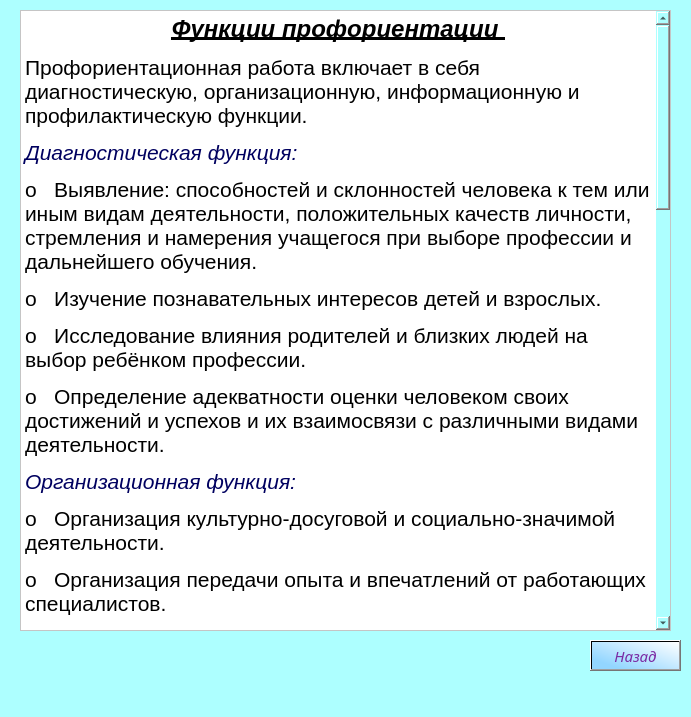
<?xml version="1.0" encoding="UTF-8"?>
<ui version="4.0">
 <class>MainWindow</class>
 <widget class="QMainWindow" name="MainWindow">
  <property name="geometry">
   <rect>
    <x>0</x>
    <y>0</y>
    <width>691</width>
    <height>717</height>
   </rect>
  </property>
  <property name="windowTitle">
   <string>MainWindow</string>
  </property>
  <property name="styleSheet">
   <string notr="true">background-color: rgb(173, 255, 255);
</string>
  </property>
  <widget class="QWidget" name="centralwidget">
   <widget class="QTextBrowser" name="textBrowser">
    <property name="geometry">
     <rect>
      <x>20</x>
      <y>10</y>
      <width>651</width>
      <height>621</height>
     </rect>
    </property>
    <property name="styleSheet">
     <string notr="true">background-color: rgb(255, 255, 255);</string>
    </property>
    <property name="html">
     <string>&lt;!DOCTYPE HTML PUBLIC &quot;-//W3C//DTD HTML 4.0//EN&quot; &quot;http://www.w3.org/TR/REC-html40/strict.dtd&quot;&gt;
&lt;html&gt;&lt;head&gt;&lt;meta name=&quot;qrichtext&quot; content=&quot;1&quot; /&gt;&lt;style type=&quot;text/css&quot;&gt;
p, li { white-space: pre-wrap; }
&lt;/style&gt;&lt;/head&gt;&lt;body style=&quot; font-family:'MS Shell Dlg 2'; font-size:8.25pt; font-weight:400; font-style:normal;&quot;&gt;
&lt;p align=&quot;center&quot; style=&quot; margin-top:12px; margin-bottom:12px; margin-left:0px; margin-right:0px; -qt-block-indent:0; text-indent:0px;&quot;&gt;&lt;span style=&quot; font-family:'Times New Roman,serif'; font-size:18pt; font-weight:600; font-style:italic; text-decoration: underline;&quot;&gt;Функции профориентации&lt;/span&gt;&lt;span style=&quot; font-size:18pt; font-style:italic; text-decoration: underline;&quot;&gt; &lt;/span&gt;&lt;/p&gt;
&lt;p style=&quot; margin-top:12px; margin-bottom:12px; margin-left:0px; margin-right:0px; -qt-block-indent:0; text-indent:0px;&quot;&gt;&lt;span style=&quot; font-family:'Times New Roman,serif'; font-size:16pt;&quot;&gt;Профориентационная работа включает в себя диагностическую, организационную, информационную и профилактическую функции.&lt;/span&gt;&lt;span style=&quot; font-size:16pt;&quot;&gt; &lt;/span&gt;&lt;/p&gt;
&lt;p style=&quot; margin-top:12px; margin-bottom:12px; margin-left:0px; margin-right:0px; -qt-block-indent:0; text-indent:0px;&quot;&gt;&lt;span style=&quot; font-family:'Times New Roman,serif'; font-size:16pt; font-style:italic; color:#00005f;&quot;&gt;Диагностическая функция:&lt;/span&gt;&lt;span style=&quot; font-size:16pt; color:#00005f;&quot;&gt; &lt;/span&gt;&lt;/p&gt;
&lt;p style=&quot; margin-top:12px; margin-bottom:12px; margin-left:0px; margin-right:0px; -qt-block-indent:0; text-indent:0px;&quot;&gt;&lt;span style=&quot; font-family:'Courier New'; font-size:16pt;&quot;&gt;o&lt;/span&gt;&lt;span style=&quot; font-family:'Times New Roman'; font-size:16pt;&quot;&gt;   &lt;/span&gt;&lt;span style=&quot; font-family:'Times New Roman,serif'; font-size:16pt;&quot;&gt;Выявление: способностей и склонностей человека к тем или иным видам деятельности, положительных качеств личности, стремления и намерения учащегося при выборе профессии и дальнейшего обучения. &lt;/span&gt;&lt;/p&gt;
&lt;p style=&quot; margin-top:12px; margin-bottom:12px; margin-left:0px; margin-right:0px; -qt-block-indent:0; text-indent:0px;&quot;&gt;&lt;span style=&quot; font-family:'Courier New'; font-size:16pt;&quot;&gt;o&lt;/span&gt;&lt;span style=&quot; font-family:'Times New Roman'; font-size:16pt;&quot;&gt;   &lt;/span&gt;&lt;span style=&quot; font-family:'Times New Roman,serif'; font-size:16pt;&quot;&gt;Изучение познавательных интересов детей и взрослых.&lt;/span&gt;&lt;span style=&quot; font-size:16pt;&quot;&gt; &lt;/span&gt;&lt;/p&gt;
&lt;p style=&quot; margin-top:12px; margin-bottom:12px; margin-left:0px; margin-right:0px; -qt-block-indent:0; text-indent:0px;&quot;&gt;&lt;span style=&quot; font-family:'Courier New'; font-size:16pt;&quot;&gt;o&lt;/span&gt;&lt;span style=&quot; font-family:'Times New Roman'; font-size:16pt;&quot;&gt;   &lt;/span&gt;&lt;span style=&quot; font-family:'Times New Roman,serif'; font-size:16pt;&quot;&gt;Исследование влияния родителей и близких людей на выбор ребёнком профессии.&lt;/span&gt;&lt;span style=&quot; font-size:16pt;&quot;&gt; &lt;/span&gt;&lt;/p&gt;
&lt;p style=&quot; margin-top:12px; margin-bottom:12px; margin-left:0px; margin-right:0px; -qt-block-indent:0; text-indent:0px;&quot;&gt;&lt;span style=&quot; font-family:'Courier New'; font-size:16pt;&quot;&gt;o&lt;/span&gt;&lt;span style=&quot; font-family:'Times New Roman'; font-size:16pt;&quot;&gt;   &lt;/span&gt;&lt;span style=&quot; font-family:'Times New Roman,serif'; font-size:16pt;&quot;&gt;Определение адекватности оценки человеком своих достижений и успехов и их взаимосвязи с различными видами деятельности.&lt;/span&gt;&lt;span style=&quot; font-size:16pt;&quot;&gt; &lt;/span&gt;&lt;/p&gt;
&lt;p style=&quot; margin-top:12px; margin-bottom:12px; margin-left:0px; margin-right:0px; -qt-block-indent:0; text-indent:0px;&quot;&gt;&lt;span style=&quot; font-family:'Times New Roman,serif'; font-size:16pt; font-style:italic; color:#00005f;&quot;&gt;Организационная функция:&lt;/span&gt;&lt;span style=&quot; font-size:16pt; color:#00005f;&quot;&gt; &lt;/span&gt;&lt;/p&gt;
&lt;p style=&quot; margin-top:12px; margin-bottom:12px; margin-left:0px; margin-right:0px; -qt-block-indent:0; text-indent:0px;&quot;&gt;&lt;span style=&quot; font-family:'Courier New'; font-size:16pt;&quot;&gt;o&lt;/span&gt;&lt;span style=&quot; font-family:'Times New Roman'; font-size:16pt;&quot;&gt;   &lt;/span&gt;&lt;span style=&quot; font-family:'Times New Roman,serif'; font-size:16pt;&quot;&gt;Организация культурно-досуговой и социально-значимой деятельности.&lt;/span&gt;&lt;span style=&quot; font-size:16pt;&quot;&gt; &lt;/span&gt;&lt;/p&gt;
&lt;p style=&quot; margin-top:12px; margin-bottom:12px; margin-left:0px; margin-right:0px; -qt-block-indent:0; text-indent:0px;&quot;&gt;&lt;span style=&quot; font-family:'Courier New'; font-size:16pt;&quot;&gt;o&lt;/span&gt;&lt;span style=&quot; font-family:'Times New Roman'; font-size:16pt;&quot;&gt;   &lt;/span&gt;&lt;span style=&quot; font-family:'Times New Roman,serif'; font-size:16pt;&quot;&gt;Организация передачи опыта и впечатлений от работающих специалистов.&lt;/span&gt;&lt;span style=&quot; font-size:16pt;&quot;&gt; &lt;/span&gt;&lt;/p&gt;
&lt;p style=&quot; margin-top:12px; margin-bottom:12px; margin-left:0px; margin-right:0px; -qt-block-indent:0; text-indent:0px;&quot;&gt;&lt;span style=&quot; font-family:'Courier New'; font-size:16pt;&quot;&gt;o&lt;/span&gt;&lt;span style=&quot; font-family:'Times New Roman'; font-size:16pt;&quot;&gt;   &lt;/span&gt;&lt;span style=&quot; font-family:'Times New Roman,serif'; font-size:16pt;&quot;&gt;Знакомство с многогранным и разнообразным миром профессий.&lt;/span&gt;&lt;span style=&quot; font-size:16pt;&quot;&gt; &lt;/span&gt;&lt;/p&gt;
&lt;p style=&quot; margin-top:12px; margin-bottom:12px; margin-left:0px; margin-right:0px; -qt-block-indent:0; text-indent:0px;&quot;&gt;&lt;span style=&quot; font-family:'Courier New'; font-size:16pt;&quot;&gt;o&lt;/span&gt;&lt;span style=&quot; font-family:'Times New Roman'; font-size:16pt;&quot;&gt;   &lt;/span&gt;&lt;span style=&quot; font-family:'Times New Roman,serif'; font-size:16pt;&quot;&gt;Помощь в самореализации и развитии заложенного природой потенциала.&lt;/span&gt;&lt;span style=&quot; font-size:16pt;&quot;&gt; &lt;/span&gt;&lt;/p&gt;
&lt;p style=&quot; margin-top:12px; margin-bottom:12px; margin-left:0px; margin-right:0px; -qt-block-indent:0; text-indent:0px;&quot;&gt;&lt;span style=&quot; font-family:'Courier New'; font-size:16pt;&quot;&gt;o&lt;/span&gt;&lt;span style=&quot; font-family:'Times New Roman'; font-size:16pt;&quot;&gt;   &lt;/span&gt;&lt;span style=&quot; font-family:'Times New Roman,serif'; font-size:16pt;&quot;&gt;Проведение разнообразных мероприятий по профориентации (знакомство с профессиями, экскурсии на предприятия, конкурсы и так далее).&lt;/span&gt;&lt;span style=&quot; font-size:16pt;&quot;&gt; &lt;/span&gt;&lt;/p&gt;
&lt;p style=&quot; margin-top:12px; margin-bottom:12px; margin-left:0px; margin-right:0px; -qt-block-indent:0; text-indent:0px;&quot;&gt;&lt;span style=&quot; font-family:'Times New Roman,serif'; font-size:16pt; font-style:italic; color:#00005f;&quot;&gt;Информационная функция:&lt;/span&gt;&lt;span style=&quot; font-size:16pt;&quot;&gt; &lt;/span&gt;&lt;/p&gt;
&lt;p style=&quot; margin-top:12px; margin-bottom:12px; margin-left:0px; margin-right:0px; -qt-block-indent:0; text-indent:0px;&quot;&gt;&lt;span style=&quot; font-family:'Courier New'; font-size:16pt;&quot;&gt;o&lt;/span&gt;&lt;span style=&quot; font-family:'Times New Roman'; font-size:16pt;&quot;&gt;   &lt;/span&gt;&lt;span style=&quot; font-family:'Times New Roman,serif'; font-size:16pt;&quot;&gt;Проведение информационных мероприятий и кампаний по вопросам получения образования, имеющихся специальностей в учебных учреждениях, правилам приёма и проходных баллов ЕГЭ и ГИА.&lt;/span&gt;&lt;span style=&quot; font-size:16pt;&quot;&gt; &lt;/span&gt;&lt;/p&gt;
&lt;p style=&quot; margin-top:12px; margin-bottom:12px; margin-left:0px; margin-right:0px; -qt-block-indent:0; text-indent:0px;&quot;&gt;&lt;span style=&quot; font-family:'Courier New'; font-size:16pt;&quot;&gt;o&lt;/span&gt;&lt;span style=&quot; font-family:'Times New Roman'; font-size:16pt;&quot;&gt;   &lt;/span&gt;&lt;span style=&quot; font-family:'Times New Roman,serif'; font-size:16pt;&quot;&gt;Информирование о текущей ситуации на рынке труда и планируемых переменах.&lt;/span&gt;&lt;span style=&quot; font-size:16pt;&quot;&gt; &lt;/span&gt;&lt;/p&gt;
&lt;p style=&quot; margin-top:12px; margin-bottom:12px; margin-left:0px; margin-right:0px; -qt-block-indent:0; text-indent:0px;&quot;&gt;&lt;span style=&quot; font-family:'Times New Roman,serif'; font-size:16pt; font-style:italic; color:#00005f;&quot;&gt;Профилактическая функция:&lt;/span&gt;&lt;/p&gt;
&lt;p style=&quot; margin-top:12px; margin-bottom:12px; margin-left:0px; margin-right:0px; -qt-block-indent:0; text-indent:0px;&quot;&gt;&lt;span style=&quot; font-family:'Courier New'; font-size:16pt;&quot;&gt;o&lt;/span&gt;&lt;span style=&quot; font-family:'Times New Roman'; font-size:16pt;&quot;&gt;   &lt;/span&gt;&lt;span style=&quot; font-family:'Times New Roman,serif'; font-size:16pt;&quot;&gt;Уменьшение количества ошибок при выборе профессии.&lt;/span&gt;&lt;span style=&quot; font-size:16pt;&quot;&gt; &lt;/span&gt;&lt;/p&gt;
&lt;p style=&quot; margin-top:12px; margin-bottom:12px; margin-left:0px; margin-right:0px; -qt-block-indent:0; text-indent:0px;&quot;&gt;&lt;span style=&quot; font-family:'Courier New'; font-size:16pt;&quot;&gt;o&lt;/span&gt;&lt;span style=&quot; font-family:'Times New Roman'; font-size:16pt;&quot;&gt;   &lt;/span&gt;&lt;span style=&quot; font-family:'Times New Roman,serif'; font-size:16pt;&quot;&gt;Предупреждение неправильного восприятия имеющихся на рынке труда профессий.&lt;/span&gt;&lt;span style=&quot; font-size:16pt;&quot;&gt; &lt;/span&gt;&lt;/p&gt;
&lt;p style=&quot; margin-top:12px; margin-bottom:12px; margin-left:0px; margin-right:0px; -qt-block-indent:0; text-indent:0px;&quot;&gt;&lt;span style=&quot; font-family:'Times New Roman,serif'; font-size:16pt;&quot;&gt;Существует 4 основных направления профориентационной работы. Все они по-своему важны и для эффективной работы обычно используются комплексно.&lt;/span&gt;&lt;span style=&quot; font-size:16pt;&quot;&gt; &lt;/span&gt;&lt;/p&gt;
&lt;p style=&quot; margin-top:12px; margin-bottom:12px; margin-left:0px; margin-right:0px; -qt-block-indent:0; text-indent:0px;&quot;&gt;&lt;span style=&quot; font-family:'Times New Roman,serif'; font-size:16pt; font-style:italic; color:#00005f;&quot;&gt;Профессиональное информирование&lt;/span&gt;&lt;span style=&quot; font-family:'Times New Roman,serif'; font-size:16pt;&quot;&gt; – знакомство людей с многообразием видов возможных профессий в современном обществе. Сбор, обработка и публикация информационных материалов о состоянии рынка труда и образовательных услуг, их перспективами развития. Также включает в себя информирование о формах профессий, требованиям к ним для будущих специалистов и возможностях профессионального роста.&lt;/span&gt;&lt;span style=&quot; font-size:16pt;&quot;&gt; &lt;/span&gt;&lt;/p&gt;
&lt;p style=&quot; margin-top:12px; margin-bottom:12px; margin-left:0px; margin-right:0px; -qt-block-indent:0; text-indent:0px;&quot;&gt;&lt;span style=&quot; font-family:'Times New Roman,serif'; font-size:16pt; font-style:italic; color:#00005f;&quot;&gt;Профессиональный подбор (профотбор)&lt;/span&gt;&lt;span style=&quot; font-family:'Times New Roman,serif'; font-size:16pt;&quot;&gt; – определение степени соответствия и пригодности человека как профессионала к определённому рабочему месту или должности на основе должностных инструкций и нормативных требований.&lt;/span&gt;&lt;span style=&quot; font-size:16pt;&quot;&gt; &lt;/span&gt;&lt;/p&gt;
&lt;p style=&quot; margin-top:12px; margin-bottom:12px; margin-left:0px; margin-right:0px; -qt-block-indent:0; text-indent:0px;&quot;&gt;&lt;span style=&quot; font-family:'Times New Roman,serif'; font-size:16pt; font-style:italic; color:#00005f;&quot;&gt;Профессиональное консультирование&lt;/span&gt;&lt;span style=&quot; font-family:'Times New Roman,serif'; font-size:16pt;&quot;&gt; – большое количество предлагаемых видов помощи человеку в профессиональном определении для принятия им самостоятельного, осознанного решения в непростом вопросе выбора профессии. Также помогает определить дальнейшие направления профессионального обучения и трудоустройства с учётом возможностей конкретного человека, его психологических и психофизиологических возможностей наряду с предъявляемыми требованиями рынка труда.&lt;/span&gt;&lt;span style=&quot; font-size:16pt;&quot;&gt; &lt;/span&gt;&lt;/p&gt;
&lt;p style=&quot; margin-top:12px; margin-bottom:12px; margin-left:0px; margin-right:0px; -qt-block-indent:0; text-indent:0px;&quot;&gt;&lt;span style=&quot; font-family:'Times New Roman,serif'; font-size:16pt; font-style:italic; color:#00005f;&quot;&gt;Психологическая поддержка&lt;/span&gt;&lt;span style=&quot; font-family:'Times New Roman,serif'; font-size:16pt; font-style:italic;&quot;&gt; &lt;/span&gt;&lt;span style=&quot; font-family:'Times New Roman,serif'; font-size:16pt;&quot;&gt;– диагностика и корректировка психического состояния человека, психологическое сопровождение его профессиональной деятельности. Помогает адаптироваться к имеющейся ситуации, повысить психологическую компетентность, снизить случаи профессионального выгорания и деформации специалистов.&lt;/span&gt;&lt;span style=&quot; font-size:16pt;&quot;&gt; &lt;/span&gt;&lt;/p&gt;&lt;/body&gt;&lt;/html&gt;</string>
    </property>
   </widget>
   <widget class="QPushButton" name="nazad">
    <property name="geometry">
     <rect>
      <x>590</x>
      <y>640</y>
      <width>91</width>
      <height>31</height>
     </rect>
    </property>
    <property name="font">
     <font>
      <family>Nightclub BTN</family>
      <pointsize>11</pointsize>
      <weight>50</weight>
      <italic>true</italic>
      <bold>false</bold>
     </font>
    </property>
    <property name="styleSheet">
     <string notr="true">background-color: qlineargradient(spread:pad, x1:0, y1:0.875, x2:1, y2:0, stop:0.125 rgba(147, 214, 255, 255), stop:1 rgba(255, 255, 255, 255));
color: rgb(122, 41, 163);</string>
    </property>
    <property name="text">
     <string>Назад</string>
    </property>
   </widget>
  </widget>
  <widget class="QMenuBar" name="menubar">
   <property name="geometry">
    <rect>
     <x>0</x>
     <y>0</y>
     <width>691</width>
     <height>21</height>
    </rect>
   </property>
  </widget>
  <widget class="QStatusBar" name="statusbar"/>
 </widget>
 <resources/>
 <connections/>
</ui>
